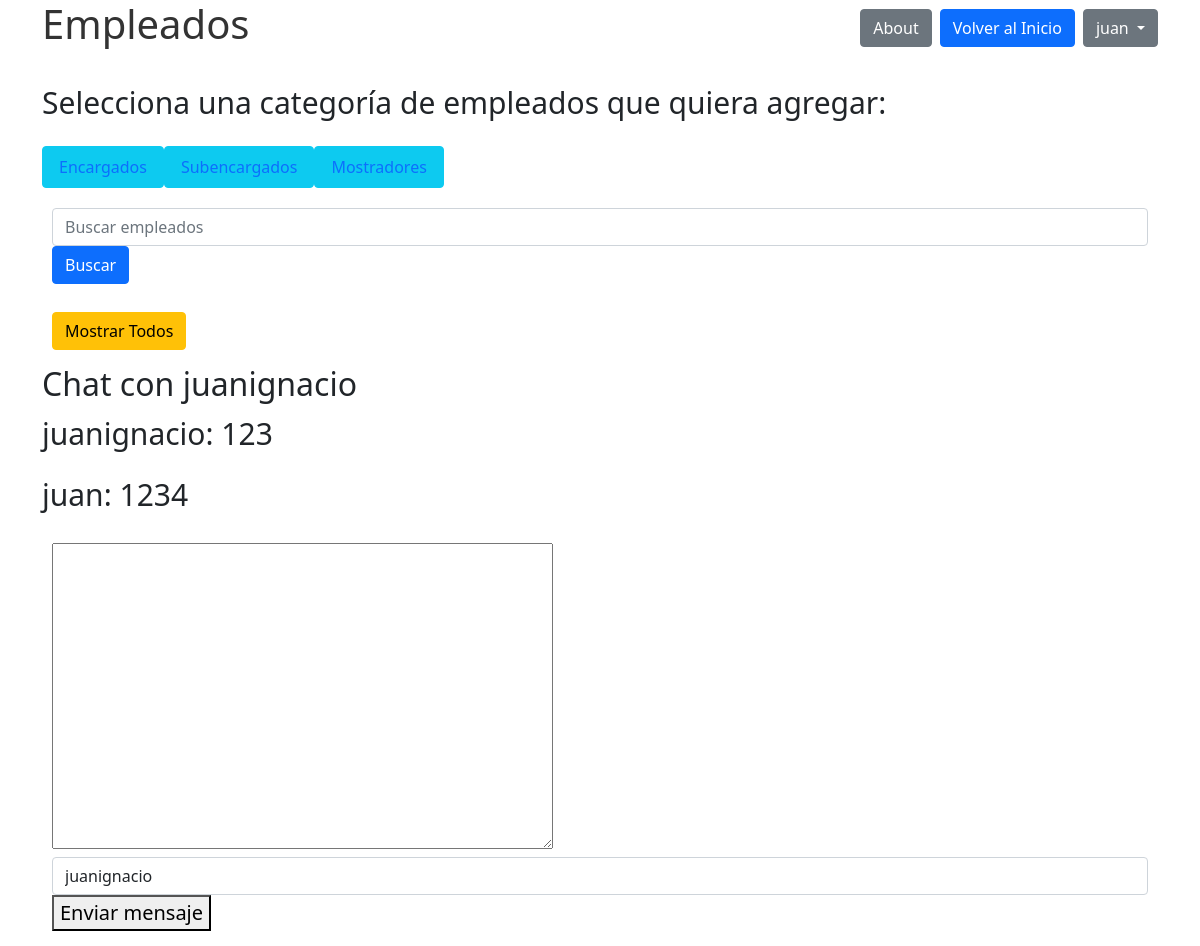
The page /empleados/chat/juanignacio/ (signed in) on the database its author committed.
### empleados/models.py (models this page shows)
class Message(models.Model):
    sender = models.ForeignKey(User, related_name='messages_sent', on_delete=models.CASCADE)
    receiver = models.ForeignKey(User, related_name='messages_received', on_delete=models.CASCADE)
    content = models.TextField()
    timestamp = models.DateTimeField(auto_now_add=True)

### empleados/views.py (the view)
# urls.py: path('chat/<str:username>/', chat, name='chat'),
@login_required
def chat(request, username):
    print(f"Usuario actual logeado: {request.user.username}")
    try:
        other_user = User.objects.get(username=username)
        print(f"Usuario obtenido de la base de datos: {other_user.username}")
    except User.DoesNotExist:
        print(f"El usuario {username} no existe.")
        return HttpResponseNotFound("El usuario no existe.")
    messages = Message.objects.filter(
        (models.Q(sender=request.user, receiver=other_user) |
         models.Q(sender=other_user, receiver=request.user))
    ).order_by('timestamp')
    if request.method == 'POST':
        form = MessageForm(request.POST, user=request.user, initial={'receiver': other_user})
        if form.is_valid():
            message = form.save(commit=False)
            message.sender = request.user
            message.receiver = form.cleaned_data['receiver']
            message.save()
            return redirect('chat', username=username)
    else:
        form = MessageForm(user=request.user, initial={'receiver': other_user})
    return render(request, 'chat/chat.html', {
        'other_user': other_user,
        'messages': messages,
        'form': form,
    })

### empleados/forms.py
class MessageForm(forms.ModelForm):
    class Meta:
        model = Message
        fields = ['content', 'receiver']
    def __init__(self, *args, **kwargs):
        user = kwargs.pop('user', None)
        super(MessageForm, self).__init__(*args, **kwargs)
        if user:
            self.fields['receiver'].queryset = User.objects.exclude(username=user.username)
            self.fields['receiver'].widget.attrs['class'] = 'form-control'

### templates_base/chat/chat.html (shortened to what this page needs)
{% extends 'base.html' %}
{% block content %}
    <h2>Chat con {{ other_user.username }}</h2>
    <div id="chat-box">
        {% for message in messages %}
            <p>{{ message.sender.username }}: {{ message.content }}</p>
        {% endfor %}
    </div>
    <form method="post" action="">
        {{ form.content }}
        {{ form.receiver }}
        <button type="submit">Enviar mensaje</button>
    </form>
{% endblock %}

### templates_base/base.html (shortened to what this page needs)
{% load static %}
<!DOCTYPE html>
<html lang="es">
<head>
  <link rel="stylesheet" type="text/css" href="{% static 'css/css.css' %}">
  <link rel="stylesheet" href="https://cdn.jsdelivr.net/npm/bootstrap@5.1.3/dist/css/bootstrap.min.css">
</head>
<body>
  <div class="container">
    <div class="d-flex justify-content-between align-items-center mb-4">
      <h1>{% block heading %}Empleados{% endblock %}</h1>
      <div class="d-flex">
        <a href="{% url 'about' %}" class="btn btn-secondary me-2">About</a>
        <a href="{% url 'base' %}" class="btn btn-primary me-2">Volver al Inicio</a>
        {% if user.is_authenticated %}
          <div class="dropdown">
            <button class="btn btn-secondary dropdown-toggle" type="button" data-bs-toggle="dropdown" aria-expanded="false">
              {{ user.username }}
            </button>
          </div>
        {% endif %}
      </div>
    </div>
    <p>Selecciona una categoría de empleados que quiera agregar:</p>
    <ul class="nav">
      <li class="nav-item"><a href="{% url 'encargados' %}" class="btn btn-info nav-link">Encargados</a></li>
      <li class="nav-item"><a href="{% url 'subencargados' %}" class="btn btn-info nav-link">Subencargados</a></li>
      <li class="nav-item"><a href="{% url 'mostradores' %}" class="btn btn-info nav-link">Mostradores</a></li>
    </ul>
    <form method="get" action="{% url 'busqueda' %}" class="mb-2">
      <input type="text" name="q" placeholder="Buscar empleados" class="form-control me-2">
      <button type="submit" class="btn btn-primary">Buscar</button>
    </form>
    <form method="get" action="{% url 'mostrarempleados' %}">
      <button type="submit" class="btn btn-warning">Mostrar Todos</button>
    </form>
    {% block content %}{% endblock %}
  </div>
</body>
</html>

### static/css/css.css (style rules this page uses)
body { background-color: rgb(238, 244, 238); }
h1 { font-size: 60px; color: #333; text-align: center; }
ul { list-style-type: none; }
ul li a { text-decoration: none; display: block; padding: 10px; background-color: #0074b8; color: #fff; border-radius: 5px; margin: 5px 0; text-align: center; }
form { width: 100%; padding: 10px; margin: 5px 0; border: none; border-radius: 7px; box-sizing: border-box; font-size: 20px; }
p { font-size: 30px; }

### rows shown on the page
Message: sender.username "juanignacio", content "123"
Message: sender.username "juan", content "1234"

### other values the page prints
{{ user.username }} "juan"
{{ other_user.username }} "juanignacio"
